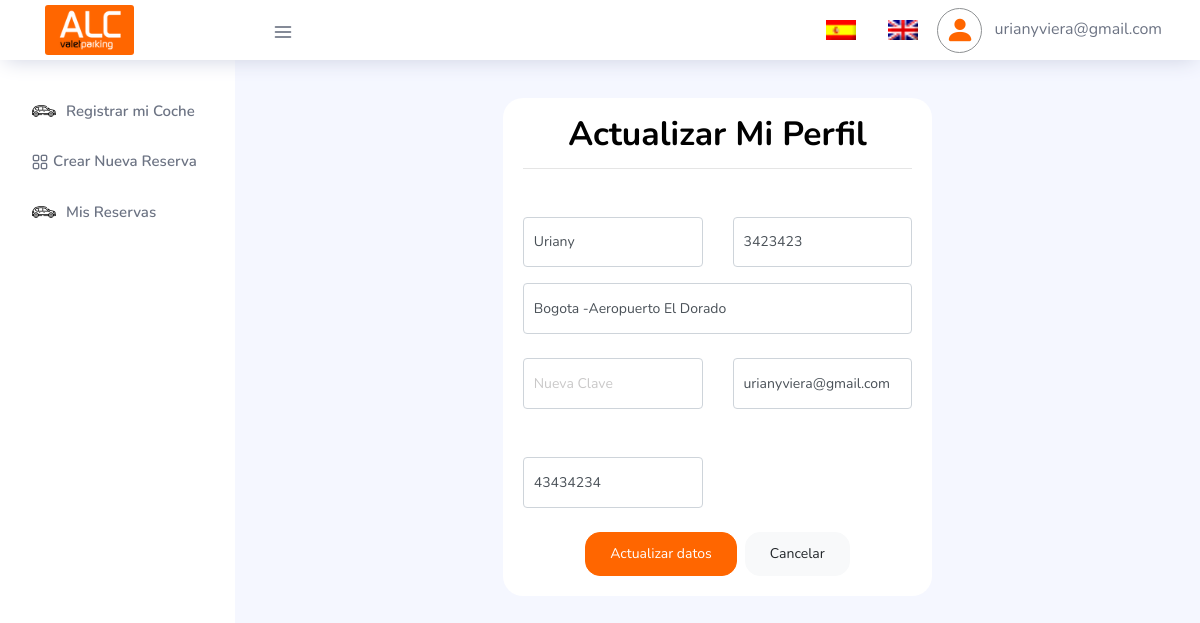
Before: /dashboard/MiPerfil.php (signed in) with the older database file.
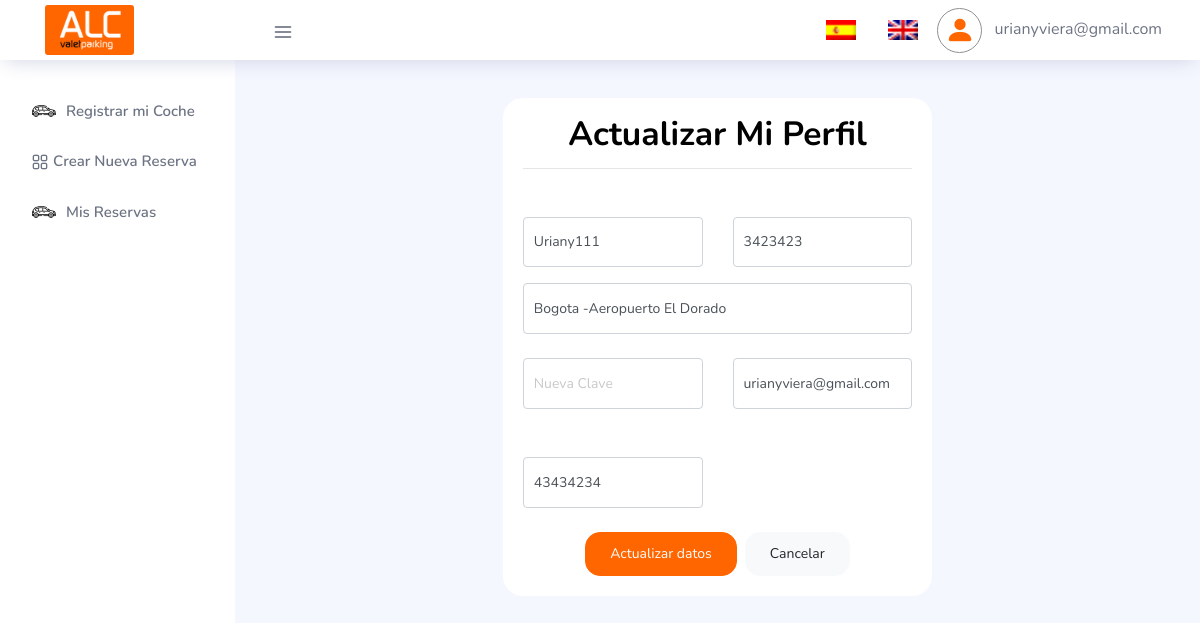
After: the same page with the newer database file.
### tables this page shows
CREATE TABLE `tbl_clientes` (
  `IdUser` int(10) NOT NULL,
  `emailUser` varchar(50) DEFAULT NULL,
  `passwordUser` varchar(250) DEFAULT NULL,
  `nombre_completo` varchar(250) DEFAULT NULL,
  `din` char(50) DEFAULT NULL,
  `direccion_completa` mediumtext DEFAULT NULL,
  `tlf` varchar(20) DEFAULT NULL,
  `conocido_por` varchar(60) DEFAULT NULL,
  `observaciones` mediumtext DEFAULT NULL,
  `terminos` int(11) DEFAULT 1,
  `rol` int(11) DEFAULT 0,
  `sesionDesde` varchar(30) DEFAULT NULL,
  `sesionHasta` varchar(30) DEFAULT NULL,
  `createUser` varchar(30) DEFAULT NULL
);

### dashboard/funciones.php (called while the page is built, shortened)
<?php
   function perfilUser($con, $idUser)
   {
       $sqlPerfil = "SELECT
                   IdUser,
                   emailUser,
                   nombre_completo,
                   din,
                   direccion_completa,
                   tlf
               FROM tbl_clientes
               WHERE IdUser='$idUser' LIMIT 1";
       $queryPerfil = mysqli_query($con, $sqlPerfil);
       $data = mysqli_fetch_assoc($queryPerfil);
       return $data;
   }
   ?>

### dashboard/MiPerfil.php (the view, shortened to what this page needs)
<?php
if (isset($_SESSION['emailUser']) != "") {
  $IdUser     = $_SESSION['IdUser'];
?>
  <!DOCTYPE html>
  <html lang="es">
  <body>
    <div class="container-scroller">
      <?php include 'bases/navbar.php' ?>
      <div class="container-fluid page-body-wrapper">
        <?php
        include 'bases/nav.php';
        include 'funciones.php';
        $perfilBD = perfilUser($con, $IdUser);
        ?>
        <div class="main-panel">
          <div class="content-wrapper">
            <div class="row justify-content-md-center">
              <div class="col-md-6 grid-margin stretch-card">
                <div class="card">
                  <div class="card-body">
                    <h1 class="card-title text-center mb-5" id="titleUpdatePerfil">Actualizar Mi Perfil
                      <hr>
                    </h1>
                    <form action="funciones.php" method="post" autocomplete="off">
                      <div class="row mb-2">
                        <div class="col-md-6 mb-2">
                          <input type="text" name="nombre_completo" id="nombre_completo" class="form-control form-control-lg" required value="<?php echo $perfilBD['nombre_completo']; ?>" placeholder="Nombre completo" />
                        </div>
                        <div class="col-md-6">
                          <input type="text" name="din" id="din" class="form-control form-control-lg" value="<?php echo $perfilBD['din']; ?>" placeholder="DNI" required />
                        </div>
                      </div>
                      <div class="form-group">
                        <input type="text" name="direccion_completa" id="direccion_completa" class="form-control form-control-lg" value="<?php echo $perfilBD['direccion_completa']; ?>" placeholder="Dirección completa" required />
                      </div>
                      <div class="row mb-2">
                        <div class="col-md-6 mb-2">
                          <input type="password" name="passwordUser" id="passwordUser" class="form-control form-control-lg" placeholder="Nueva Clave" />
                        </div>
                        <div class="col-md-6 mb-2">
                          <input type="email" name="emailUser" id="emailUser" class="form-control form-control-lg" placeholder="Email" value="<?php echo $perfilBD['emailUser']; ?>" required />
                        </div>
                      </div>
                      <div class="row mb-2">
                        <div class="col-md-6 mb-3" style="margin-top: 32px !important;">
                          <input type="text" name="tlf" id="tlf" class="form-control form-control-lg" placeholder="Teléfono" value="<?php echo $perfilBD['tlf']; ?>" required />
                        </div>
                      </div>
                      <div class="d-grid gap-2 d-md-flex justify-content-md-center">
                        <button type="submit" class="btn btn-primary mr-2" id="btnUpdate">Actualizar datos</button>
                        <a href="./" class="btn btn-light" id="btnCancel">Cancelar</a>
                      </div>
                    </form>
                  </div>
                </div>
              </div>
            </div>
          </div>
        </div>
      </div>
    </div>
  </body>
  </html>
<?php
} else { ?>
  <script type="text/javascript">
    location.href = "../acciones/login/exit.php";
  </script>
<?php }  ?>

Changed rows visible on the page:
changed tbl_clientes "Bogota -Aeropuerto El Dorado": nombre_completo "Uriany" → "Uriany111"
